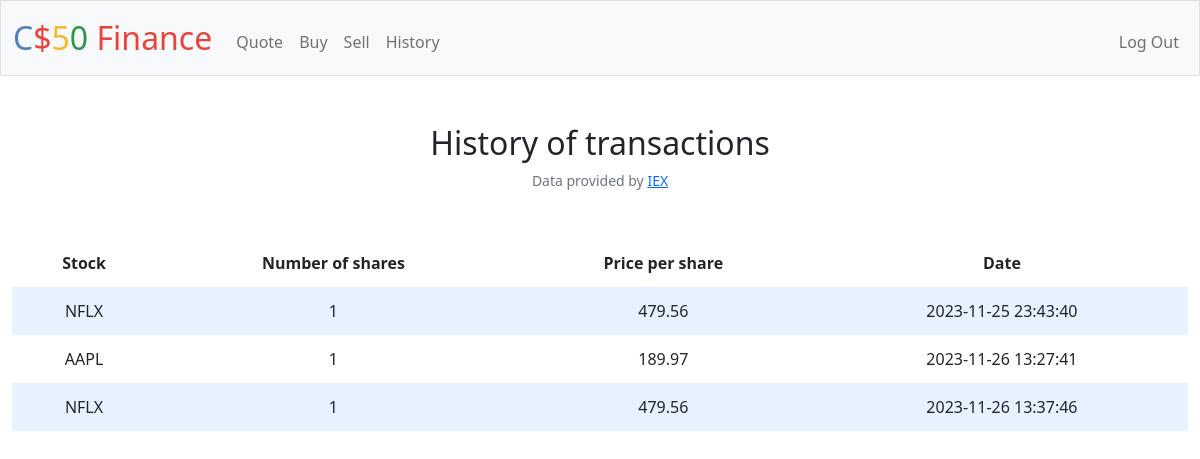
The app's page /history (signed in), older data.
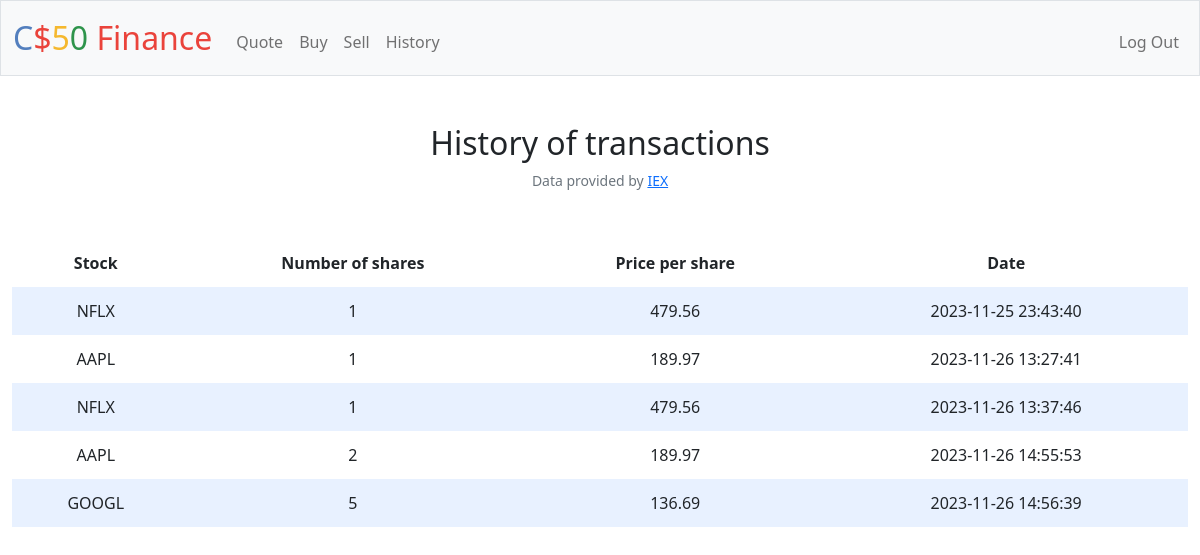
The same page, newer data.
### tables this page shows
CREATE TABLE purchases (
id INTEGER PRIMARY KEY AUTOINCREMENT NOT NULL,
id_user INTEGER REFERENCES users(id),
stock TEXT NOT NULL,
number_shares NUMERIC NOT NULL,
price_per_share NUMERIC NOT NULL,
timestamp_column TIMESTAMP
);

### app.py (the view)
@app.route("/history")
@login_required
def history():
    user_purchases = db.execute("SELECT * FROM purchases WHERE id_user = ?", session.get("user_id"))
    if not user_purchases:
        return apology("there are no transactions to disaply", 403)
    else:
        return render_template("history.html", user_purchases = user_purchases)

### app.py (called while the page is built)
@app.after_request
def after_request(response):
    response.headers["Cache-Control"] = "no-cache, no-store, must-revalidate"
    response.headers["Expires"] = 0
    response.headers["Pragma"] = "no-cache"
    return response

### helpers.py (called while the page is built)
def login_required(f):
    @wraps(f)
    def decorated_function(*args, **kwargs):
        if session.get("user_id") is None:
            return redirect("/login")
        return f(*args, **kwargs)
    return decorated_function

### templates/history.html (shortened to what this page needs)
{% extends "layout.html" %}
{% block main %}
<h2>History of transactions</h2>
<table>
    <thead>
        <tr>
            <th>Stock</th>
            <th>Number of shares</th>
            <th>Price per share</th>
            <th>Date</th>
        </tr>
    </thead>
    <tbody>
        {% for stock in user_purchases %}
        <tr>
        <td>{{ stock.stock }}</td>
        <td>{{ stock.number_shares }}</td>
        <td>{{ stock.price_per_share }}</td>
        <td>{{ stock.timestamp_column }}</td>
        </tr>
        {% endfor %}
    </tbody>
{% endblock %}

### templates/layout.html (shortened to what this page needs)
<!DOCTYPE html>
<html lang="en">
    <head>
        <link href="https://cdn.jsdelivr.net/npm/bootstrap@5.1.3/dist/css/bootstrap.min.css" rel="stylesheet">
        <link href="/static/styles.css" rel="stylesheet">
    </head>
    <body>
        <nav class="bg-light border navbar navbar-expand-md navbar-light">
            <div class="container-fluid">
                <a class="navbar-brand" href="/"><span class="blue">C</span><span class="red">$</span><span class="yellow">5</span><span class="green">0</span> <span class="red">Finance</span></a>
                <div class="collapse navbar-collapse" id="navbar">
                    {% if session["user_id"] %}
                        <ul class="navbar-nav me-auto mt-2">
                            <li class="nav-item"><a class="nav-link" href="/quote">Quote</a></li>
                            <li class="nav-item"><a class="nav-link" href="/buy">Buy</a></li>
                            <li class="nav-item"><a class="nav-link" href="/sell">Sell</a></li>
                            <li class="nav-item"><a class="nav-link" href="/history">History</a></li>
                        </ul>
                        <ul class="navbar-nav ms-auto mt-2">
                            <li class="nav-item"><a class="nav-link" href="/logout">Log Out</a></li>
                        </ul>
                    {% else %}
                        <ul class="navbar-nav ms-auto mt-2">
                            <li class="nav-item"><a class="nav-link" href="/register">Register</a></li>
                            <li class="nav-item"><a class="nav-link" href="/login">Log In</a></li>
                        </ul>
                    {% endif %}
                </div>
            </div>
        </nav>
        <main class="container-fluid py-5 text-center">
            {% block main %}{% endblock %}
        </main>
        <footer class="mb-5 small text-center text-muted">
            Data provided by <a href="https://iexcloud.io/">IEX</a>
        </footer>
    </body>
</html>

### static/styles.css (style rules this page uses)
nav .navbar-brand { font-size: xx-large; }
nav .navbar-brand .blue { color: #537fbe; }
nav .navbar-brand .red { color: #ea433b; }
nav .navbar-brand .yellow { color: #f5b82e; }
nav .navbar-brand .green { color: #2e944b; }
table { background-color: transparent; margin-bottom: 1rem; width: 100%; }
table th, table td { padding: 0.75rem; vertical-align: middle; }
tbody tr:nth-of-type(odd) { background-color: rgb(179, 208, 255, 0.3) }

Row changes from the older to the newer data that the page shows:
added purchases: stock "AAPL", number_shares "2", price_per_share "189.97", timestamp_column "2023-11-26 14:55:53"
added purchases: stock "GOOGL", number_shares "5", price_per_share "136.69", timestamp_column "2023-11-26 14:56:39"
